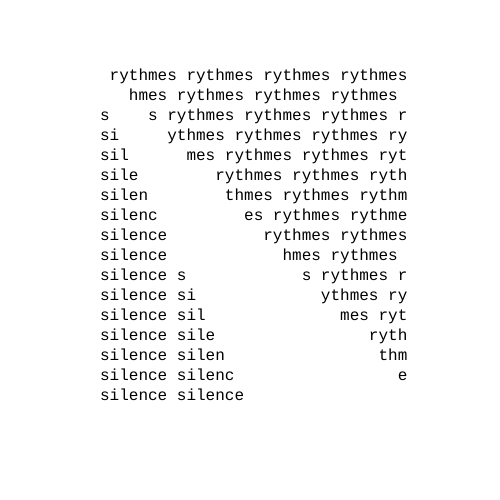
Frame 1 (no input)
Frame 60 (no input): identical to frame 1, image omitted
Frame 120 (the mouse pressed at the canvas centre since frame 60): identical to frame 1, image omitted

The p5.js sketch that drew this single still picture (run headless with seeded random() and noise() and a simulated clock; from frame 60 on, the mouse is pressed at the canvas centre):

// p5.js sketch
// ── sketch.js
// --------------------------------------------------------------------------------
// Ilse Garnier, three pieces from 'Rythmes et silences', in  *Jazz pour les yeux, anthologie de poésie spatiale*, Editions L’herbe qui tremble, 2011
//
// Jérémie Wenger, 2023
// In the context of *Machines poétiques*: exploring textual systems through
// experimental French poetry, with Iris Colomb, Goldsmiths College
// --------------------------------------------------------------------------------

// pictures available here:
// https://poezibao.typepad.com/poezibao/2011/05/anthologie-permanente-ilse-garnier.html

let word1;
let word2;
let word3;

let whiteSpace;

function setup() {
  createCanvas(500, 500);

  word1 = 'rythmes';
  word2 = 'et';
  word3 = 'silence';

  whiteSpace = 40;

  textFont('Courier');
  textSize(16);
  fill(0);

}

function draw() {
  background(255);
  // poem1();
  poem2();
}

function poem1() {
  // beware, word1 & word2 must have the same number of letters
  textAlign(RIGHT);
  for (let i = 0; i < word1.length; i++){
    // top left
    text(word1.slice(i), width/2 - whiteSpace, height/2 - word1.length * textLeading() + i*textLeading());
    // bottom left
    text(word1.slice(word1.length - i - 1), width/2 - whiteSpace, height/2 + (i + 1) * textLeading());
  }

  // central word
  textAlign(CENTER);
  text(word2, width/2, height/2);

  textAlign(LEFT);
  for (let i = 0; i < word3.length; i++){
    // top right
    text(word3.slice(0, word3.length - i), width/2 + whiteSpace, height/2 - word3.length * textLeading() + i*textLeading());
    // bottom right
    text(word3.slice(0, i + 1), width/2 + whiteSpace, height/2 + (i + 1) * textLeading());
  }
}

function poem2() {
  const w3 = (word3 + ' ').repeat(2);

  // bottom left triangle
  textAlign(LEFT);
  for (let i = 0; i < w3.length; i++) {
    text(w3.slice(0, i), 100, 100 + i * textLeading());
  }

  // upper right triangle
  textAlign(RIGHT);

  const w1 = word1 + ' ';
  const w1b = (word1 + ' ').repeat(6);
  const w1c = (word1 + ' ').repeat(4);
  let windowWidth = w1c.length - 1;
  let ww = w1b;
  // for (let i = 0; i < w1b.length; i += 3) {
  let i = 0;
  while (ww.length > 0) {
    ww = w1b.slice(i, i + windowWidth);
    // let j = 0;
    // while (ww.length < (w1b.length  - i*2/3)) {
    //   const m = j % w1.length;
    //   ww = `${ww}${w1.slice(m, m+1)}`;
    //   j += 1;
    // }
    // ww = ww.slice(0, ww.length-1);
    text(ww, 100 + textWidth(w1c), 100 + (i/3 - 1) * textLeading());
    i += 3;
    windowWidth -= 2;
  }

}

function poem3() {
}
